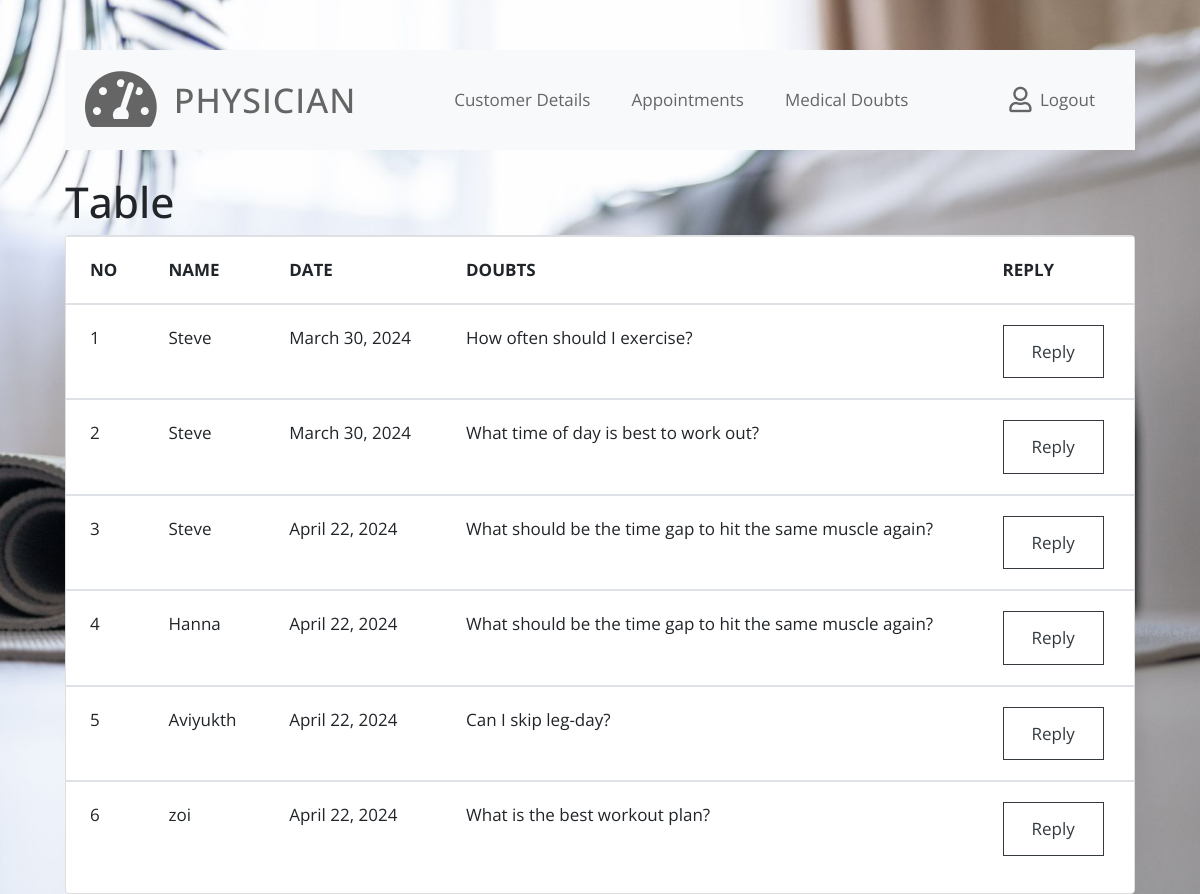
Page /phydoubts (signed in) on the committed database.
### gymapp/models.py (models this page shows)
class CustomerDoubts(models.Model):
    user4 = models.ForeignKey(Login, on_delete=DO_NOTHING)
    date = models.DateField(auto_now=True)
    doubts = models.TextField()
    reply = models.TextField(blank=True, null=True)

class Login(AbstractUser):
    is_staff = models.BooleanField(default=False)
    is_instructor = models.BooleanField(default=False)
    is_physician = models.BooleanField(default=False)
    is_customer = models.BooleanField(default=False)

### gymapp/views.py (the view)
# urls.py: path("phydoubts", views.Customerdoubtsphy, name="phydoubts"),
@login_required(login_url='login_view')
def Customerdoubtsphy(request):
    data = CustomerDoubts.objects.all()
    return render(request, "physician_temp/med_doubts.html", {"data": data})

### templates/physician_temp/med_doubts.html
{% extends 'physician_temp/physicianbase.html' %}
{% block content %}
<h1>Table</h1>
<div class="card">
<table class="table">
   <thead class="table table-striped">
   <tr>
       <th scope="col">NO</th>
       <th scope="col">NAME</th>
       <th scope="col">DATE</th>
       <th scope="col">DOUBTS</th>
       <th scope="col">REPLY</th>
   </tr>
   </thead>
   <tbody>
   {% for i in data %}
     <tr>
         <td>{{forloop.counter}}</td>
         <td>{{i.user4}}</td>
         <td>{{i.date}}</td>
         <td>{{i.doubts}}</td>
         <td>
             {% if i.reply == None %}
             <a href="{% url 'phydoubtsreply' i.id %}" class="btn btn-outline-dark">Reply</a>
             {% else %}
             {{i.reply}}
             {% endif %}
         </td>
     </tr>
   </tbody>
{% endfor %}
   </table>
</div>
{% endblock %}>

### static/dashphy/css/tooplate.css (style rules this page uses)
html { font-size: 17px; }
body { font-family: "Open Sans", Helvetica, Arial, sans-serif; overflow-x: hidden; }
body { background-image: url(../img/inns.jpg); background-size: cover; background-repeat: no-repeat; background-position: center; background-attachment: fixed; padding-left: 50px; padding-right: 50px; }
a { transition: all 0.3s ease; }
.btn { border-radius: 0; padding: 13px 28px; transition: all 0.2s ease; max-width: 100%; }
.table td, .table th { padding: 20px 24px; }

### rows in the picture
CustomerDoubts: user4 "Steve", date "March 30, 2024", doubts "How often should I exercise?", shows "Reply"
CustomerDoubts: user4 "Steve", date "March 30, 2024", doubts "What time of day is best to work out?", shows "Reply"
CustomerDoubts: user4 "Steve", date "April 22, 2024", doubts "What should be the time gap to hit the same muscle again?", shows "Reply"
CustomerDoubts: user4 "Hanna", date "April 22, 2024", doubts "What should be the time gap to hit the same muscle again?", shows "Reply"
CustomerDoubts: user4 "Aviyukth", date "April 22, 2024", doubts "Can I skip leg-day?", shows "Reply"
CustomerDoubts: user4 "zoi", date "April 22, 2024", doubts "What is the best workout plan?", shows "Reply"
